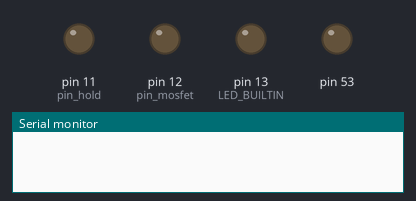
A program run on a simulated Arduino Mega 2560, built with avr-gcc and run on an emulated ATmega2560. Parts: output pins drawn as LEDs (lit = HIGH), the last lines printed to the serial monitor. Pins used as bus, display or sensor lines are not drawn.

Above: at 0.1 s.
At 1.1 s:
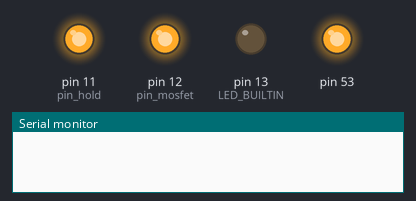
At 3.7 s:
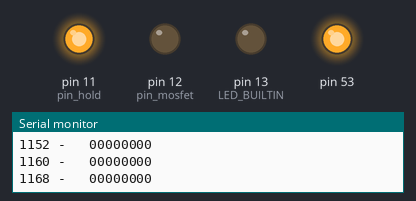
Timing chart, 0 to 5.2 s (numbered marks = the images above):
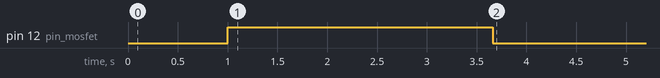

The program:

main.cpp
```cpp
#include "Arduino.h"
#include <stdio.h>
#include <BCH.h>
#include <SPI.h>

#define RDSR        5
#define WRSR        1
#define READ        3
#define WRITE       2

byte cs_pin = 10; //cs_pin location of the two SRAMS
uint32_t maxpage = 4096;  //number of pages in 23LC1024 SRAM
uint32_t i, j, n;
uint32_t value;
uint32_t num = 0;
uint32_t total_send = 10;
// uint8_t buff[32];
uint32_t index = 0;
long puf_index_default1[21] = {
  10204, 10328, 10452, 10576,
  10700, 10824, 10948, 11072,
  28796, 28920, 29044, 29168,
  29292, 29416, 29540, 29664,
  79804, 79928, 80052, 80176,
  80300,  };
long puf_index_default2[16] = {
  80424, 80548, 80672,
  85788, 85912, 86036, 86160,
  86284, 86408, 86532, 86656,
  89052, 89176, 89300, 89424,
  89548};
uint8_t puf_binary_default1[21*32] = {
  1, 1, 0, 0, 0, 1, 0, 0, 1, 1, 0, 1, 0, 0, 1, 0, 0, 0, 1, 0, 0, 0, 1, 1, 0, 0, 1, 1, 0, 0, 1, 0,
  0, 1, 1, 0, 0, 0, 1, 1, 0, 1, 1, 0, 0, 0, 0, 1, 1, 1, 0, 0, 1, 0, 0, 1, 1, 1, 0, 0, 1, 0, 1, 0,
  0, 0, 0, 0, 1, 0, 1, 1, 0, 0, 0, 0, 0, 0, 0, 0, 1, 1, 0, 0, 0, 0, 0, 1, 0, 1, 0, 1, 0, 0, 0, 0,
  0, 0, 1, 0, 0, 0, 1, 1, 0, 0, 0, 1, 1, 0, 0, 0, 0, 1, 1, 1, 1, 0, 0, 1, 0, 1, 1, 1, 0, 0, 1, 1,
  1, 0, 1, 0, 1, 0, 1, 1, 0, 1, 0, 1, 0, 1, 1, 1, 1, 0, 0, 1, 1, 1, 0, 0, 1, 1, 0, 1, 0, 0, 1, 0,
  1, 0, 1, 0, 1, 1, 0, 1, 0, 1, 1, 1, 0, 1, 0, 1, 1, 0, 1, 0, 1, 0, 0, 0, 1, 1, 1, 0, 0, 1, 0, 1,
  1, 0, 1, 0, 0, 0, 1, 1, 1, 1, 0, 0, 0, 1, 0, 0, 1, 0, 0, 0, 0, 0, 1, 1, 1, 1, 0, 0, 0, 0, 0, 1,
  1, 1, 0, 0, 0, 0, 0, 1, 1, 1, 1, 0, 1, 1, 1, 1, 0, 0, 0, 1, 0, 0, 1, 1, 0, 0, 1, 0, 0, 0, 0, 1,
  0, 1, 0, 0, 0, 1, 1, 0, 1, 1, 1, 0, 0, 1, 1, 1, 1, 0, 0, 0, 0, 0, 0, 0, 1, 0, 0, 1, 0, 0, 1, 0,
  1, 1, 0, 0, 0, 1, 1, 0, 0, 1, 0, 0, 1, 0, 0, 0, 1, 1, 1, 0, 1, 0, 1, 0, 1, 1, 1, 1, 1, 1, 0, 1,
  0, 0, 1, 0, 0, 0, 1, 0, 0, 1, 1, 1, 1, 0, 0, 0, 0, 1, 1, 1, 1, 0, 0, 0, 0, 1, 0, 0, 1, 1, 1, 0,
  0, 0, 0, 0, 0, 0, 0, 1, 0, 0, 1, 1, 1, 0, 0, 1, 0, 0, 1, 1, 1, 1, 0, 1, 0, 1, 1, 0, 0, 0, 1, 0,
  0, 0, 0, 1, 0, 0, 0, 1, 1, 1, 0, 0, 1, 1, 1, 0, 1, 0, 0, 1, 1, 0, 0, 1, 1, 1, 0, 0, 1, 0, 0, 0,
  0, 1, 1, 0, 1, 0, 1, 1, 1, 0, 1, 0, 1, 1, 0, 0, 0, 1, 0, 0, 0, 1, 1, 0, 1, 1, 1, 0, 0, 0, 0, 0,
  1, 1, 0, 1, 0, 1, 0, 0, 1, 0, 0, 1, 0, 1, 0, 0, 0, 1, 1, 1, 0, 1, 0, 1, 1, 1, 0, 0, 1, 0, 0, 0,
  0, 1, 1, 0, 0, 0, 0, 1, 1, 1, 1, 0, 1, 1, 0, 0, 0, 1, 0, 1, 0, 1, 1, 0, 1, 1, 1, 1, 1, 0, 1, 0,
  0, 1, 1, 1, 0, 0, 0, 1, 0, 1, 0, 0, 1, 1, 1, 1, 0, 1, 0, 0, 1, 1, 0, 1, 0, 0, 1, 1, 1, 0, 1, 0,
  1, 1, 0, 0, 0, 1, 0, 1, 0, 1, 1, 1, 1, 0, 1, 0, 0, 0, 0, 0, 0, 0, 0, 1, 0, 0, 1, 0, 1, 1, 0, 1,
  0, 1, 1, 0, 1, 0, 1, 0, 0, 0, 0, 1, 1, 0, 0, 0, 1, 1, 0, 1, 0, 1, 0, 1, 1, 0, 1, 0, 0, 0, 0, 0,
  1, 1, 1, 0, 0, 0, 1, 0, 1, 0, 1, 0, 1, 1, 1, 1, 1, 1, 0, 1, 1, 0, 1, 1, 1, 1, 0, 1, 1, 0, 0, 1,
  1, 0, 0, 1, 0, 1, 0, 1, 0, 0, 1, 1, 0, 1, 0, 1, 0, 0, 0, 1, 0, 0, 1, 1, 0, 0, 0, 0, 1, 0, 1, 0,
  };

uint8_t puf_binary_default2[16*32] = {
  1, 1, 0, 1, 1, 0, 0, 0, 1, 0, 0, 1, 1, 1, 1, 1, 1, 1, 0, 1, 0, 0, 1, 0, 1, 1, 0, 1, 1, 0, 1, 0,
  1, 0, 0, 1, 1, 0, 0, 1, 0, 0, 0, 0, 0, 0, 1, 0, 1, 1, 0, 0, 1, 0, 1, 0, 1, 1, 0, 1, 1, 1, 1, 0,
  0, 1, 1, 1, 0, 0, 0, 1, 0, 0, 0, 0, 0, 0, 0, 0, 0, 1, 1, 1, 0, 0, 0, 1, 0, 0, 0, 0, 1, 0, 1, 0,
  1, 1, 0, 1, 1, 0, 1, 1, 1, 1, 0, 0, 0, 1, 1, 1, 0, 1, 1, 0, 1, 1, 0, 1, 1, 1, 0, 1, 1, 1, 1, 1,
  0, 0, 1, 0, 0, 0, 1, 0, 1, 1, 1, 1, 1, 1, 1, 1, 0, 0, 0, 1, 0, 1, 0, 1, 1, 0, 1, 1, 1, 0, 1, 1,
  0, 0, 0, 1, 1, 1, 1, 1, 1, 1, 0, 1, 0, 0, 1, 0, 0, 1, 1, 0, 0, 1, 0, 0, 1, 1, 0, 1, 0, 1, 1, 1,
  0, 0, 1, 1, 0, 1, 0, 0, 0, 1, 1, 1, 0, 0, 0, 1, 0, 0, 1, 0, 0, 0, 1, 0, 1, 1, 0, 0, 0, 1, 1, 1,
  0, 1, 1, 0, 1, 1, 1, 0, 1, 1, 1, 1, 0, 1, 1, 0, 1, 1, 0, 0, 0, 0, 0, 1, 1, 1, 0, 1, 0, 0, 0, 1,
  1, 0, 1, 0, 0, 0, 0, 0, 0, 0, 1, 0, 0, 0, 1, 1, 0, 1, 0, 1, 1, 0, 0, 1, 1, 0, 0, 0, 0, 0, 0, 0,
  0, 1, 0, 0, 0, 0, 1, 1, 0, 1, 1, 0, 1, 0, 0, 1, 0, 0, 0, 0, 0, 0, 1, 0, 1, 1, 1, 1, 1, 0, 0, 1,
  1, 1, 1, 1, 1, 0, 1, 0, 1, 1, 1, 1, 0, 1, 0, 0, 0, 1, 1, 0, 0, 0, 1, 0, 1, 0, 0, 0, 0, 1, 0, 1,
  1, 0, 1, 0, 0, 1, 1, 0, 0, 0, 1, 0, 0, 0, 1, 1, 0, 1, 0, 1, 0, 0, 0, 0, 1, 1, 0, 1, 1, 0, 0, 1,
  1, 0, 1, 0, 0, 0, 1, 0, 0, 1, 1, 0, 1, 1, 0, 0, 0, 0, 0, 1, 1, 0, 0, 0, 0, 0, 0, 0, 1, 0, 0, 1,
  0, 1, 1, 0, 0, 1, 1, 0, 0, 1, 1, 0, 0, 0, 0, 1, 0, 0, 0, 1, 0, 0, 0, 0, 0, 1, 1, 0, 0, 1, 1, 0,
  0, 0, 0, 1, 0, 0, 1, 0, 1, 0, 0, 1, 1, 1, 0, 1, 1, 0, 0, 1, 1, 1, 1, 1, 0, 0, 1, 0, 1, 0, 0, 0,
  1, 0, 1, 0, 1, 1, 0, 1, 0, 1, 0, 1, 0, 0, 1, 1, 1, 1, 1, 0, 0, 1, 0, 0, 0, 0, 1, 0, 1, 1, 1, 1,
};
uint8_t puf_binary[32*37];
int inByte;

int pin_hold = 11;
int pin_select = 10;
int pin_mosfet = 12;
int pin_power = 8;

int8_t * int_to_binary(int value, int length){
  int8_t * result = (int8_t*)malloc(sizeof(int8_t)*length);
  for (int i = 0; i < length; ++i) {
    result[length-1-i] = (value >> i) & 1;
  }

  return result;
}

int difference_array(int8_t a[], int8_t b[], int size) {
  int count = 0;
  for (int i = 0; i < size; i++) {
    if (a[i] != b[i]) {
      count++;
    }
  }
  return count;
}

void print_array(int8_t input[], int size) {
  for (int i = 0; i < size; i++) {
    Serial.print(input[i]);
  }
  Serial.println();
}

void print_binary(uint8_t v)
{
  int num_places = 8;
  int mask=0, n;

  for (n=1; n<=num_places; n++)
  {
    mask = (mask << 1) | 0x0001;
  }
  v = v & mask;  // truncate v to specified number of places

  while(num_places)
  {

    if (v & (0x0001 << num_places-1))
    {
      Serial.print("1");
    }
    else
    {
      Serial.print("0");
    }

    --num_places;
    if(((num_places%4) == 0) && (num_places != 0))
    {
      Serial.print(" ");
    }
  }
  Serial.println();
}

void store_binary_puf(uint8_t v, int index)
{
  Serial.print(index);
  Serial.print(" - \t");
  int num_places = 8;
  int mask=0, n,i;

  for (n=1; n<=num_places; n++)
  {
    mask = (mask << 1) | 0x0001;
  }
  v = v & mask;  // truncate v to specified number of places

  i=0;
  while(num_places)
  {
    if (v & (0x0001 << num_places-1))
    {
      puf_binary[i+index]=1;
      Serial.print("1");
    }
    else
    {
      Serial.print("0");
      puf_binary[i+index]=0;
    }

    --num_places;
    i++;
  }
  Serial.println();
}

uint8_t Spi23LC1024Read8(uint32_t address, uint8_t cs_pin)
{
  uint8_t read_byte;

  digitalWrite(cs_pin, LOW);
  SPI.transfer(READ);
  SPI.transfer((uint8_t)(address >> 16));
  SPI.transfer((uint8_t)(address >> 8) & 0xFF);
  SPI.transfer((uint8_t)address);
  read_byte = SPI.transfer(0x00);
  digitalWrite(cs_pin, HIGH);

  return read_byte;
}

void readSRAM(){
  uint8_t result;

  SPI.begin();
  digitalWrite(pin_select, LOW);
  digitalWrite(pin_hold, HIGH);
  digitalWrite(pin_mosfet, HIGH);
  digitalWrite(pin_power, HIGH);
  delay(100);

  // read
  // index = 0;
  Serial.println();
  Serial.println();
  for (i = 0; i < 21; i++)
  {
    result = Spi23LC1024Read8(puf_index_default1[i], cs_pin);
    store_binary_puf(result, i*32);
    result = Spi23LC1024Read8(puf_index_default1[i]+1, cs_pin);
    store_binary_puf(result, (i*32)+8);
    result = Spi23LC1024Read8(puf_index_default1[i]+2, cs_pin);
    store_binary_puf(result, (i*32)+16);
    result = Spi23LC1024Read8(puf_index_default1[i]+3, cs_pin);
    store_binary_puf(result, (i*32)+24);
  }

  for (i = 0; i < 16; i++)
  {
    int j = i+21;
    result = Spi23LC1024Read8(puf_index_default2[i], cs_pin);
    store_binary_puf(result, j*32);
    result = Spi23LC1024Read8(puf_index_default2[i]+1, cs_pin);
    store_binary_puf(result, (j*32)+8);
    result = Spi23LC1024Read8(puf_index_default2[i]+2, cs_pin);
    store_binary_puf(result, (j*32)+16);
    result = Spi23LC1024Read8(puf_index_default2[i]+3, cs_pin);
    store_binary_puf(result, (j*32)+24);
  }

  digitalWrite(pin_select, HIGH);
  //  digitalWrite(pin_hold, LOW);
  digitalWrite(pin_hold, HIGH);
  digitalWrite(pin_mosfet, LOW);
  digitalWrite(pin_power, LOW);

  SPI.end();
}

void set(){
  Serial.begin(9600);

  delay(1000);

  pinMode(LED_BUILTIN, OUTPUT);

  pinMode(pin_select, OUTPUT);
  pinMode(pin_hold, OUTPUT);
  pinMode(pin_mosfet, OUTPUT);
  pinMode(pin_power, OUTPUT);
}

void check_difference(){
  Serial.println();
  int max_diff = 0;
  for (int i=0;i<21*32;i=i+32){
    int diff=difference_array(&puf_binary[i], &puf_binary_default1[i], 32);
    if (diff > max_diff){
      max_diff = diff;
    }

    Serial.print(i);
    Serial.print(" - ");
    Serial.print(diff);
    Serial.println(", ");
  }
  Serial.print("Max difference: ");
  Serial.println(max_diff);

  for (int i=21*32;i<37*32;i=i+32){
    int diff=difference_array(&puf_binary[i], &puf_binary_default2[i-21*32], 32);
    if (diff > max_diff){
      max_diff = diff;
    }

    Serial.print(i);
    Serial.print(" - ");
    Serial.print(diff);
    Serial.println(", ");
  }
  Serial.print("Max difference: ");
  Serial.println(max_diff);
}

void setup(void)
{
  set();

  readSRAM();

  check_difference();
  Serial.println();


  // BCH bch;
  //
  // int m = bch.get_m();
  // int n = bch.get_n();
  // int k = bch.get_key_length();
  // int t = bch.get_t();
  // Serial.println(m);
  // Serial.println(n);
  // Serial.println(k);
  // Serial.println(t);
  // int8_t *encoded = (int8_t *) malloc(sizeof(int8_t) * n);
  //
  // bch.initialize();               /* Read m */
  //
  // int total_diff = 0;
  // int total_trial = 0;
  //
  // for (int f=0;f<pow(2,k);f++) {
  //     int8_t * key = int_to_binary(f,k);
  //
  //     bch.encode_bch(key, encoded);           /* encode data */
  //     print_array(key,k);
  //     print_array(encoded,n);
  //   //   int diff_input, diff_key;
  //   //   for (int g = 0; g < 100; g++) {
  //   //       int range_from = 0;
  //   //       int range_to = n;
  //   //       for (int h=1;h<=t;h++) {
  //   //           int count = h;
  //   //           // int *errors = generate_random(range_from, range_to, count);
  //   //
  //   //           int8_t *encoded_r = (int8_t *) malloc(sizeof(int8_t) * n);
  //   //           memcpy(encoded_r, encoded, sizeof(int8_t) * n);
  //   //           // for (int i = 0; i < count; i++) {
  //   //           //     encoded_r[errors[i]] = encoded_r[errors[i]] == 1 ? 0 : 1;
  //   //           // }
  //   //
  //             int8_t *key_r = (int8_t *) malloc(sizeof(int8_t) * k);
  //             bch.decode_bch(encoded, key_r);
  //             print_array(key_r,k);
  //   //
  //   //           diff_key = difference_array(key, key_r, k);
  //   //           if (diff_key > 0)
  //   //               total_diff += 1;
  //   //           total_trial += 1;
  //   //       }
  //   //   }
  //   }
  // Serial.print("Total trial: ");
  // Serial.println(total_trial);
  // Serial.print("Total diff: ");
  // Serial.println(total_diff);
}


void loop(){

}
```
